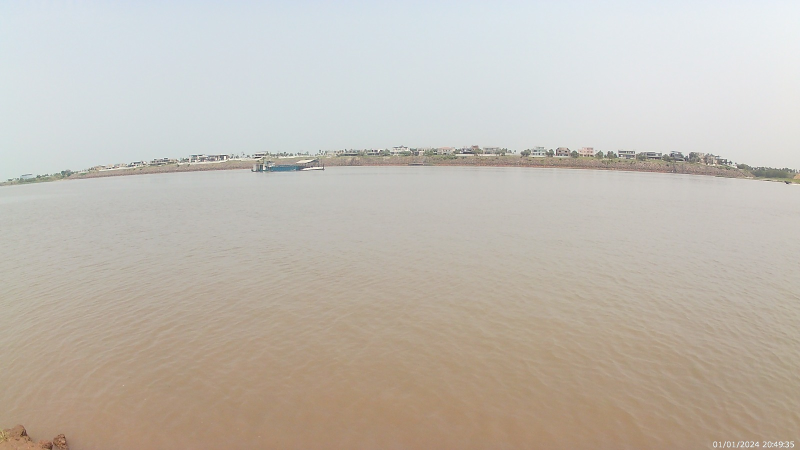
#> input picture assets/images/akaso1.jpeg, 1600 x 900 px (shown at 1/2 size)
$ python -i rgb_detection.py   (imports and definitions only)
#> lines starting #> are read from the running program, lines starting #| are printed output that depends on the picture
#> further down, picture is the input picture: shape (900, 1600, 3); mean B, G, R 178.1, 187.3, 193.7
import cv2
import time
try:
    from src.utils.utils import neighbor_framed_np
except ImportError:
    try:
        from utils.utils import neighbor_framed_np
    except ImportError:
        from utils import neighbor_framed_np
import numpy as cp

# Define los colores de segmentación específicos
SEGMENTATION_COLORS = cp.array([
    (0,0,0), # desconocido
    (35, 195, 249),   # Color para agua
    (224, 167, 41)     # Color para obstáculo
], cp.uint8)


def view_images(image):
    import matplotlib.pyplot as plt

    # Convertir la imagen de BGR a HSV
    hsv_image = cv2.cvtColor(image, cv2.COLOR_BGR2HSV)
#> hsv_image: shape (900, 1600, 3); mean H, S, V 45.1, 31.9, 197.4

    # Separar los canales HSV
    h_channel, s_channel, v_channel = cv2.split(hsv_image)
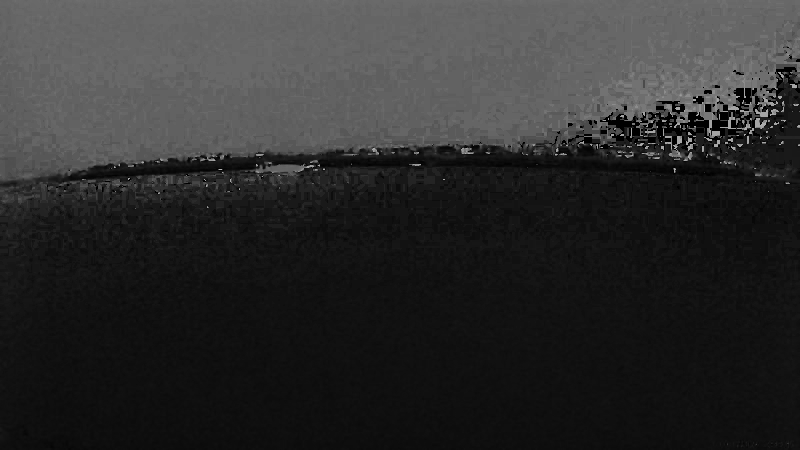
#> h_channel: shape (900, 1600) (shown at 1/2 size); min 0, max 179, mean 45.1
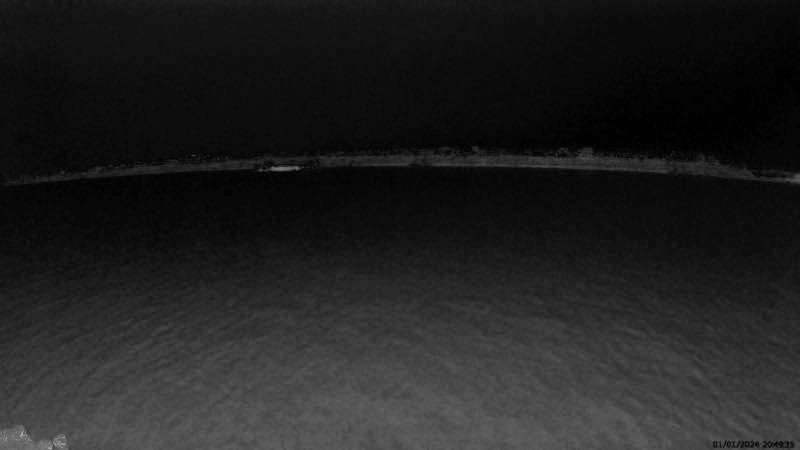
#> s_channel: shape (900, 1600) (shown at 1/2 size); min 0, max 255, mean 31.9
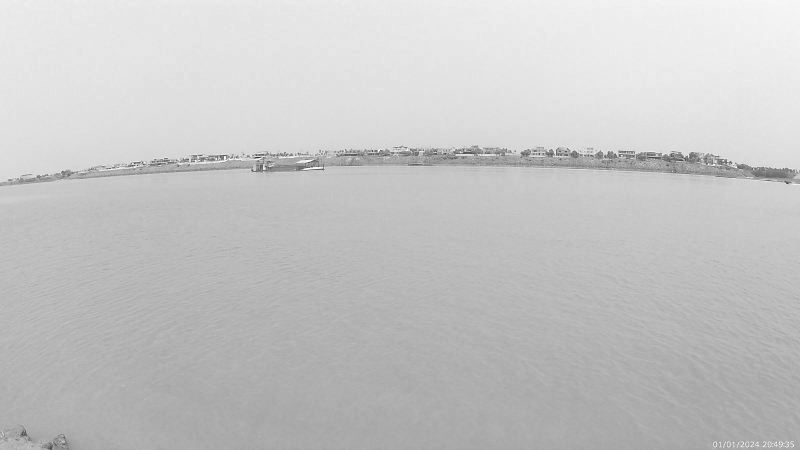
#> v_channel: shape (900, 1600) (shown at 1/2 size); min 20, max 255, mean 197.4

    # Separar los canales RGB
    b_channel, g_channel, r_channel = cv2.split(image)
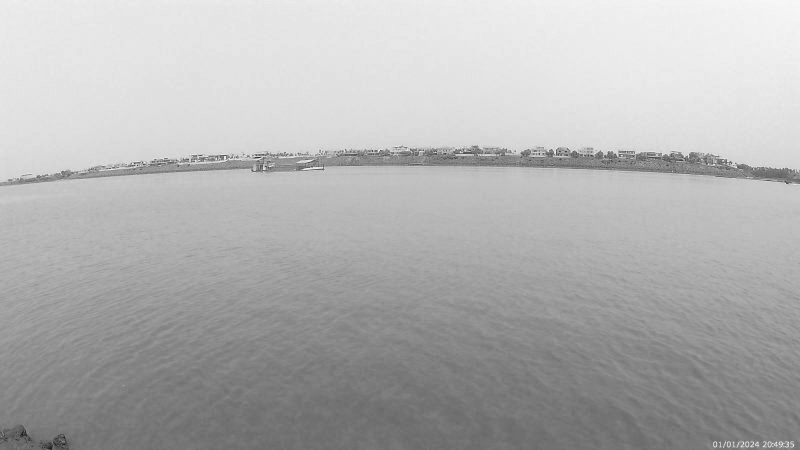
#> b_channel: shape (900, 1600) (shown at 1/2 size); min 0, max 255, mean 178.1
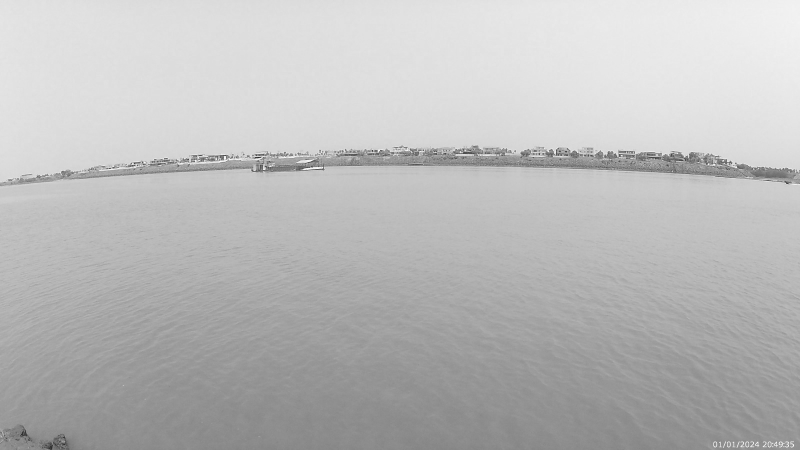
#> g_channel: shape (900, 1600) (shown at 1/2 size); min 18, max 255, mean 187.3

    # Mostrar los canales HSV y RGB por separado
    fig, axs = plt.subplots(2, 3, figsize=(15, 10))

    axs[0, 0].imshow(h_channel, cmap='gray')
    axs[0, 0].set_title('Hue Channel')
    axs[0, 0].axis('off')

    axs[0, 1].imshow(s_channel, cmap='gray')
    axs[0, 1].set_title('Saturation Channel')
    axs[0, 1].axis('off')

    axs[0, 2].imshow(v_channel, cmap='gray')
    axs[0, 2].set_title('Value Channel')
    axs[0, 2].axis('off')

    axs[1, 0].imshow(r_channel, cmap='gray')
    axs[1, 0].set_title('Red Channel')
    axs[1, 0].axis('off')

    axs[1, 1].imshow(g_channel, cmap='gray')
    axs[1, 1].set_title('Green Channel')
    axs[1, 1].axis('off')

    axs[1, 2].imshow(b_channel, cmap='gray')
    axs[1, 2].set_title('Blue Channel')
    axs[1, 2].axis('off')

    plt.show()

# [155 lines left out: functions blue_intensity, red_intensity, green_intensity, blue_intensity_vectorized, red_intensity_vectorized, green_intensity_vectorized and 3 more, not called in this run]

def process_image_gpu(image):
    # Fallback to CPU if requested or if GPU fails
    return process_image_cpu(image)

# [25 lines left out: function get_orientation, not called in this run]

# [20 lines not run here, left out]

>>> import cv2
>>> picture = cv2.imread('../../assets/images/akaso1.jpeg')
>>> result = view_images(picture)
